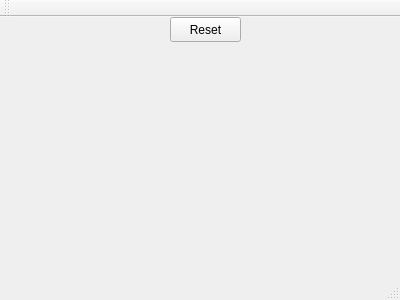
<?xml version="1.0" encoding="UTF-8"?>
<ui version="4.0">
 <class>Widget</class>
 <widget class="QMainWindow" name="Widget">
  <property name="geometry">
   <rect>
    <x>0</x>
    <y>0</y>
    <width>400</width>
    <height>300</height>
   </rect>
  </property>
  <property name="windowTitle">
   <string>Widget</string>
  </property>
  <widget class="QWidget" name="centralWidget">
   <property name="enabled">
    <bool>true</bool>
   </property>
   <widget class="QPushButton" name="pushButton">
    <property name="geometry">
     <rect>
      <x>170</x>
      <y>0</y>
      <width>71</width>
      <height>25</height>
     </rect>
    </property>
    <property name="text">
     <string>Reset</string>
    </property>
   </widget>
  </widget>
  <widget class="QMenuBar" name="menuBar">
   <property name="enabled">
    <bool>false</bool>
   </property>
   <property name="geometry">
    <rect>
     <x>0</x>
     <y>0</y>
     <width>400</width>
     <height>22</height>
    </rect>
   </property>
  </widget>
  <widget class="QToolBar" name="mainToolBar">
   <property name="enabled">
    <bool>false</bool>
   </property>
   <attribute name="toolBarArea">
    <enum>TopToolBarArea</enum>
   </attribute>
   <attribute name="toolBarBreak">
    <bool>false</bool>
   </attribute>
  </widget>
  <widget class="QStatusBar" name="statusBar">
   <property name="enabled">
    <bool>false</bool>
   </property>
  </widget>
 </widget>
 <layoutdefault spacing="6" margin="11"/>
 <resources/>
 <connections/>
</ui>
